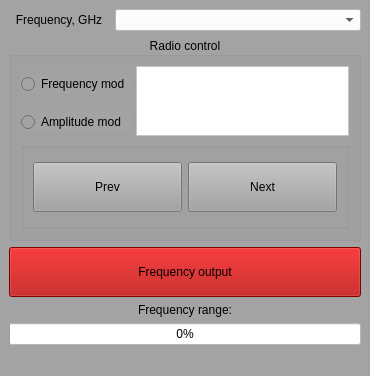
<?xml version="1.0" encoding="UTF-8"?>
<ui version="4.0">
 <class>MainWindow</class>
 <widget class="QMainWindow" name="MainWindow">
  <property name="geometry">
   <rect>
    <x>0</x>
    <y>0</y>
    <width>370</width>
    <height>376</height>
   </rect>
  </property>
  <property name="windowTitle">
   <string>RF modulator</string>
  </property>
  <property name="styleSheet">
   <string notr="true">background-color: rgb(163, 163, 163);</string>
  </property>
  <widget class="QWidget" name="centralwidget">
   <layout class="QGridLayout" name="gridLayout_2">
    <item row="0" column="1">
     <widget class="QComboBox" name="cb_FrequencySelect">
      <property name="styleSheet">
       <string notr="true">background-color: rgb(255, 255, 255);
color: rgb(0, 0, 0);</string>
      </property>
      <property name="editable">
       <bool>false</bool>
      </property>
      <property name="currentText">
       <string/>
      </property>
      <property name="currentIndex">
       <number>-1</number>
      </property>
      <property name="maxVisibleItems">
       <number>5</number>
      </property>
      <property name="maxCount">
       <number>10</number>
      </property>
     </widget>
    </item>
    <item row="2" column="0" colspan="2">
     <widget class="QPushButton" name="pb_Start">
      <property name="sizePolicy">
       <sizepolicy hsizetype="Preferred" vsizetype="Expanding">
        <horstretch>0</horstretch>
        <verstretch>0</verstretch>
       </sizepolicy>
      </property>
      <property name="minimumSize">
       <size>
        <width>0</width>
        <height>30</height>
       </size>
      </property>
      <property name="maximumSize">
       <size>
        <width>16777215</width>
        <height>50</height>
       </size>
      </property>
      <property name="styleSheet">
       <string notr="true">color: rgb(0, 0, 0);
background-color: rgb(173, 0, 0);</string>
      </property>
      <property name="text">
       <string>Frequency output</string>
      </property>
      <property name="checkable">
       <bool>true</bool>
      </property>
      <property name="checked">
       <bool>false</bool>
      </property>
     </widget>
    </item>
    <item row="0" column="0">
     <widget class="QLabel" name="lb_Frequency">
      <property name="maximumSize">
       <size>
        <width>100</width>
        <height>16777215</height>
       </size>
      </property>
      <property name="styleSheet">
       <string notr="true">color: rgb(0, 0, 0);</string>
      </property>
      <property name="text">
       <string>Frequency, GHz</string>
      </property>
      <property name="alignment">
       <set>Qt::AlignCenter</set>
      </property>
     </widget>
    </item>
    <item row="4" column="0" colspan="2">
     <widget class="QProgressBar" name="prb_Frequency">
      <property name="styleSheet">
       <string notr="true">background-color: rgb(255, 255, 255);
color: rgb(0, 0, 0);</string>
      </property>
      <property name="maximum">
       <number>10</number>
      </property>
      <property name="value">
       <number>0</number>
      </property>
      <property name="alignment">
       <set>Qt::AlignLeading|Qt::AlignLeft|Qt::AlignVCenter</set>
      </property>
      <property name="format">
       <string>%p%</string>
      </property>
     </widget>
    </item>
    <item row="1" column="0" colspan="2">
     <widget class="QGroupBox" name="gb_RadioControl">
      <property name="styleSheet">
       <string notr="true">color: rgb(0, 0, 0);</string>
      </property>
      <property name="title">
       <string>Radio control</string>
      </property>
      <property name="alignment">
       <set>Qt::AlignCenter</set>
      </property>
      <layout class="QGridLayout" name="gridLayout">
       <item row="1" column="0">
        <widget class="QRadioButton" name="rb_Mode2">
         <property name="sizePolicy">
          <sizepolicy hsizetype="Expanding" vsizetype="Fixed">
           <horstretch>0</horstretch>
           <verstretch>0</verstretch>
          </sizepolicy>
         </property>
         <property name="minimumSize">
          <size>
           <width>0</width>
           <height>0</height>
          </size>
         </property>
         <property name="maximumSize">
          <size>
           <width>16777215</width>
           <height>16777215</height>
          </size>
         </property>
         <property name="styleSheet">
          <string notr="true">color: rgb(0, 0, 0);
selection-color: rgb(0, 0, 0);</string>
         </property>
         <property name="text">
          <string>Amplitude mod</string>
         </property>
        </widget>
       </item>
       <item row="0" column="0">
        <widget class="QRadioButton" name="rb_Mode1">
         <property name="enabled">
          <bool>true</bool>
         </property>
         <property name="sizePolicy">
          <sizepolicy hsizetype="Expanding" vsizetype="Fixed">
           <horstretch>0</horstretch>
           <verstretch>0</verstretch>
          </sizepolicy>
         </property>
         <property name="minimumSize">
          <size>
           <width>0</width>
           <height>0</height>
          </size>
         </property>
         <property name="maximumSize">
          <size>
           <width>16777215</width>
           <height>16777215</height>
          </size>
         </property>
         <property name="styleSheet">
          <string notr="true">color: rgb(0, 0, 0);
selection-color: rgb(0, 0, 0);</string>
         </property>
         <property name="text">
          <string>Frequency mod</string>
         </property>
        </widget>
       </item>
       <item row="0" column="1" rowspan="2">
        <widget class="QTextEdit" name="te_OutputInfo">
         <property name="enabled">
          <bool>true</bool>
         </property>
         <property name="minimumSize">
          <size>
           <width>0</width>
           <height>0</height>
          </size>
         </property>
         <property name="maximumSize">
          <size>
           <width>16777215</width>
           <height>16777215</height>
          </size>
         </property>
         <property name="styleSheet">
          <string notr="true">background-color: rgb(255, 255, 255);</string>
         </property>
         <property name="readOnly">
          <bool>true</bool>
         </property>
        </widget>
       </item>
       <item row="2" column="0" colspan="2">
        <widget class="QGroupBox" name="gb_ControlButtons">
         <property name="styleSheet">
          <string notr="true"/>
         </property>
         <property name="title">
          <string/>
         </property>
         <property name="alignment">
          <set>Qt::AlignCenter</set>
         </property>
         <property name="flat">
          <bool>false</bool>
         </property>
         <property name="checkable">
          <bool>false</bool>
         </property>
         <layout class="QGridLayout" name="gridLayout_3">
          <item row="0" column="0">
           <widget class="QPushButton" name="pb_Prev">
            <property name="sizePolicy">
             <sizepolicy hsizetype="Expanding" vsizetype="Expanding">
              <horstretch>0</horstretch>
              <verstretch>0</verstretch>
             </sizepolicy>
            </property>
            <property name="maximumSize">
             <size>
              <width>16777215</width>
              <height>50</height>
             </size>
            </property>
            <property name="text">
             <string>Prev</string>
            </property>
           </widget>
          </item>
          <item row="0" column="1">
           <widget class="QPushButton" name="pb_Next">
            <property name="sizePolicy">
             <sizepolicy hsizetype="Expanding" vsizetype="Expanding">
              <horstretch>0</horstretch>
              <verstretch>0</verstretch>
             </sizepolicy>
            </property>
            <property name="maximumSize">
             <size>
              <width>16777215</width>
              <height>50</height>
             </size>
            </property>
            <property name="text">
             <string>Next</string>
            </property>
           </widget>
          </item>
         </layout>
        </widget>
       </item>
      </layout>
     </widget>
    </item>
    <item row="3" column="0" colspan="2">
     <widget class="QLabel" name="label">
      <property name="styleSheet">
       <string notr="true">color: rgb(0, 0, 0);</string>
      </property>
      <property name="text">
       <string>Frequency range:</string>
      </property>
      <property name="alignment">
       <set>Qt::AlignCenter</set>
      </property>
     </widget>
    </item>
   </layout>
  </widget>
  <widget class="QMenuBar" name="menubar">
   <property name="geometry">
    <rect>
     <x>0</x>
     <y>0</y>
     <width>370</width>
     <height>21</height>
    </rect>
   </property>
  </widget>
  <widget class="QStatusBar" name="statusbar"/>
 </widget>
 <tabstops>
  <tabstop>cb_FrequencySelect</tabstop>
  <tabstop>rb_Mode1</tabstop>
  <tabstop>rb_Mode2</tabstop>
  <tabstop>te_OutputInfo</tabstop>
  <tabstop>pb_Start</tabstop>
 </tabstops>
 <resources/>
 <connections/>
</ui>
